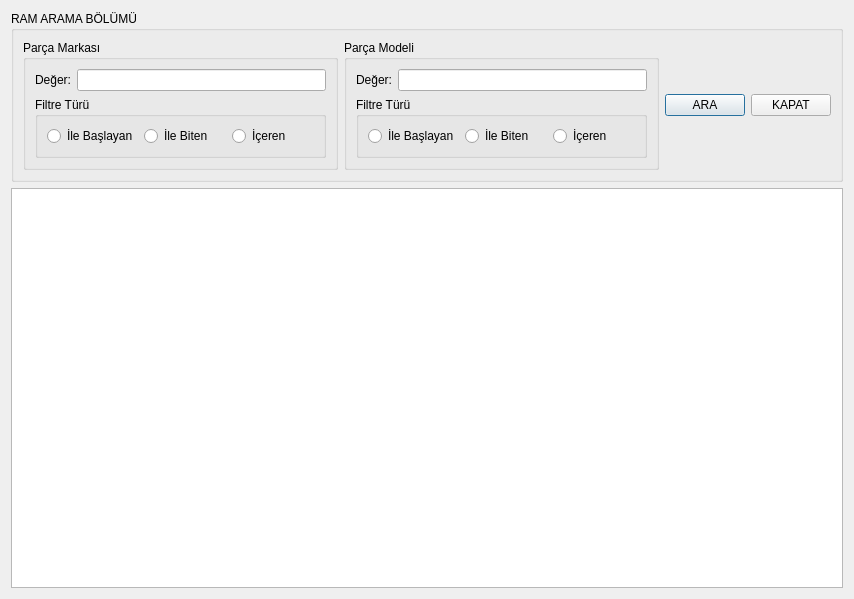
<?xml version="1.0" encoding="UTF-8"?>
<ui version="4.0">
 <class>TMORAMListeFormu</class>
 <widget class="QDialog" name="TMORAMListeFormu">
  <property name="geometry">
   <rect>
    <x>0</x>
    <y>0</y>
    <width>854</width>
    <height>599</height>
   </rect>
  </property>
  <property name="windowTitle">
   <string>Dialog</string>
  </property>
  <layout class="QGridLayout" name="gridLayout_6">
   <item row="0" column="0">
    <widget class="QGroupBox" name="GPAramaBolumu">
     <property name="title">
      <string>RAM ARAMA BÖLÜMÜ</string>
     </property>
     <layout class="QGridLayout" name="gridLayout_5">
      <item row="0" column="1">
       <widget class="QGroupBox" name="GPParcaModeli">
        <property name="title">
         <string>Parça Modeli</string>
        </property>
        <layout class="QGridLayout" name="gridLayout_4">
         <item row="0" column="0">
          <widget class="QLabel" name="LPModeliDeger">
           <property name="text">
            <string>Değer:</string>
           </property>
          </widget>
         </item>
         <item row="0" column="1">
          <widget class="QLineEdit" name="LEPModeliDeger"/>
         </item>
         <item row="1" column="0" colspan="2">
          <widget class="QGroupBox" name="GPPModeliFiltreTuru">
           <property name="title">
            <string>Filtre Türü</string>
           </property>
           <layout class="QGridLayout" name="gridLayout_3">
            <item row="0" column="0">
             <widget class="QRadioButton" name="RBPModeliFTIleBaslayan">
              <property name="text">
               <string>İle Başlayan</string>
              </property>
             </widget>
            </item>
            <item row="0" column="1">
             <widget class="QRadioButton" name="RBPModeliIFTIleBiten">
              <property name="text">
               <string>İle Biten</string>
              </property>
             </widget>
            </item>
            <item row="0" column="2">
             <widget class="QRadioButton" name="RBPModeliFTIceren">
              <property name="text">
               <string>İçeren</string>
              </property>
             </widget>
            </item>
           </layout>
          </widget>
         </item>
        </layout>
       </widget>
      </item>
      <item row="0" column="2">
       <widget class="QPushButton" name="PBAra">
        <property name="text">
         <string>ARA</string>
        </property>
       </widget>
      </item>
      <item row="0" column="0">
       <widget class="QGroupBox" name="GPParcaMarkasi">
        <property name="title">
         <string>Parça Markası</string>
        </property>
        <layout class="QGridLayout" name="gridLayout_2">
         <item row="0" column="0">
          <widget class="QLabel" name="LPMarkasiDeger">
           <property name="text">
            <string>Değer:</string>
           </property>
          </widget>
         </item>
         <item row="0" column="1">
          <widget class="QLineEdit" name="LEPMarkasiDeger"/>
         </item>
         <item row="1" column="0" colspan="2">
          <widget class="QGroupBox" name="GPPMarkasiFiltreTuru">
           <property name="title">
            <string>Filtre Türü</string>
           </property>
           <layout class="QGridLayout" name="gridLayout">
            <item row="0" column="0">
             <widget class="QRadioButton" name="RBPMarkasiFTIleBaslayan">
              <property name="text">
               <string>İle Başlayan</string>
              </property>
             </widget>
            </item>
            <item row="0" column="1">
             <widget class="QRadioButton" name="RBPMarkasiFTIleBiten">
              <property name="text">
               <string>İle Biten</string>
              </property>
             </widget>
            </item>
            <item row="0" column="2">
             <widget class="QRadioButton" name="RBPMarkasiFTIceren">
              <property name="text">
               <string>İçeren</string>
              </property>
             </widget>
            </item>
           </layout>
          </widget>
         </item>
        </layout>
       </widget>
      </item>
      <item row="0" column="3">
       <widget class="QPushButton" name="PBKapat">
        <property name="text">
         <string>KAPAT</string>
        </property>
       </widget>
      </item>
     </layout>
    </widget>
   </item>
   <item row="1" column="0">
    <widget class="QTableWidget" name="TWTablo"/>
   </item>
  </layout>
 </widget>
 <resources/>
 <connections/>
</ui>
